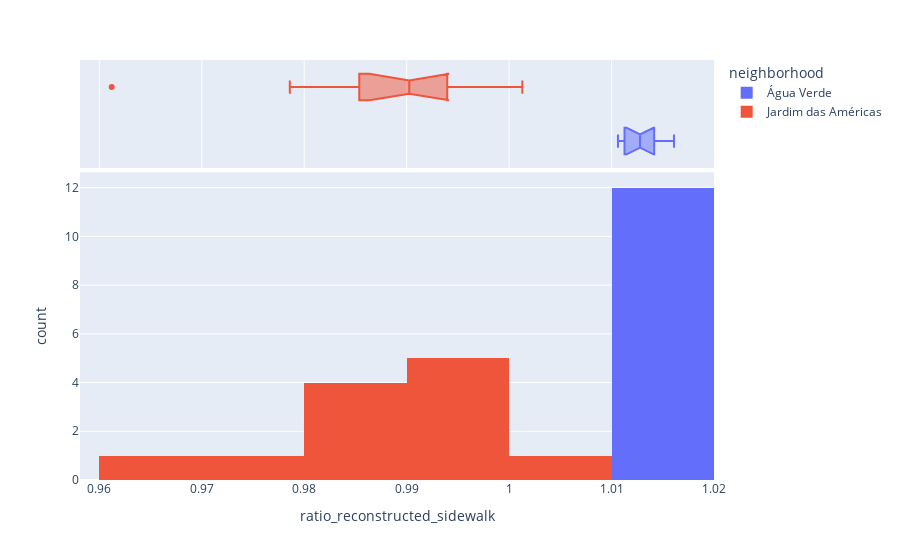

Notebook cell for this chart:
### Code cell
px.histogram(gdf, 
            x='ratio_reconstructed_sidewalk', 
            #  y="tip", 
            color="neighborhood",
                marginal="box", # or violin, rug
                #    hover_data=df.columns
                # range_x=(0,30),
                width = 900,
                nbins=10,
                )

### Figure 1 — Plotly figure (JSON) as saved in the notebook; plotly's stock layout.template omitted (floating-point values rounded to 4 significant figures)
{"data": [{"alignmentgroup": "True", "bingroup": "x", "hovertemplate": "neighborhood=Água Verde<br>ratio_reconstructed_sidewalk=%{x}<br>count=%{y}<extra></extra>", "legendgroup": "Água Verde", "marker": {"color": "#636efa", "pattern": {"shape": ""}}, "name": "Água Verde", "nbinsx": 10, "offsetgroup": "Água Verde", "orientation": "v", "showlegend": true, "type": "histogram", "x": [1.011, 1.011, 1.013, 1.015, 1.014, 1.016, 1.013, 1.014, 1.014, 1.011, 1.011, 1.012], "xaxis": "x", "yaxis": "y"}, {"alignmentgroup": "True", "hovertemplate": "neighborhood=Água Verde<br>ratio_reconstructed_sidewalk=%{x}<extra></extra>", "legendgroup": "Água Verde", "marker": {"color": "#636efa"}, "name": "Água Verde", "notched": true, "offsetgroup": "Água Verde", "showlegend": false, "type": "box", "x": [1.011, 1.011, 1.013, 1.015, 1.014, 1.016, 1.013, 1.014, 1.014, 1.011, 1.011, 1.012], "xaxis": "x2", "yaxis": "y2"}, {"alignmentgroup": "True", "bingroup": "x", "hovertemplate": "neighborhood=Jardim das Américas<br>ratio_reconstructed_sidewalk=%{x}<br>count=%{y}<extra></extra>", "legendgroup": "Jardim das Américas", "marker": {"color": "#EF553B", "pattern": {"shape": ""}}, "name": "Jardim das Américas", "nbinsx": 10, "offsetgroup": "Jardim das Américas", "orientation": "v", "showlegend": true, "type": "histogram", "x": [0.9786, 0.9612, 0.9866, 0.9841, 0.9922, 0.9923, 0.9966, 1.001, 0.9946, 0.9933, 0.9873, 0.9883], "xaxis": "x", "yaxis": "y"}, {"alignmentgroup": "True", "hovertemplate": "neighborhood=Jardim das Américas<br>ratio_reconstructed_sidewalk=%{x}<extra></extra>", "legendgroup": "Jardim das Américas", "marker": {"color": "#EF553B"}, "name": "Jardim das Américas", "notched": true, "offsetgroup": "Jardim das Américas", "showlegend": false, "type": "box", "x": [0.9786, 0.9612, 0.9866, 0.9841, 0.9922, 0.9923, 0.9966, 1.001, 0.9946, 0.9933, 0.9873, 0.9883], "xaxis": "x2", "yaxis": "y2"}], "layout": {"barmode": "relative", "legend": {"title": {"text": "neighborhood"}, "tracegroupgap": 0}, "margin": {"t": 60}, "width": 900, "xaxis": {"anchor": "y", "domain": [0, 1], "title": {"text": "ratio_reconstructed_sidewalk"}}, "xaxis2": {"anchor": "y2", "domain": [0, 1], "matches": "x", "showgrid": true, "showticklabels": false}, "yaxis": {"anchor": "x", "domain": [0, 0.7326], "title": {"text": "count"}}, "yaxis2": {"anchor": "x2", "domain": [0.7426, 1], "matches": "y2", "showgrid": false, "showline": false, "showticklabels": false, "ticks": ""}}}
